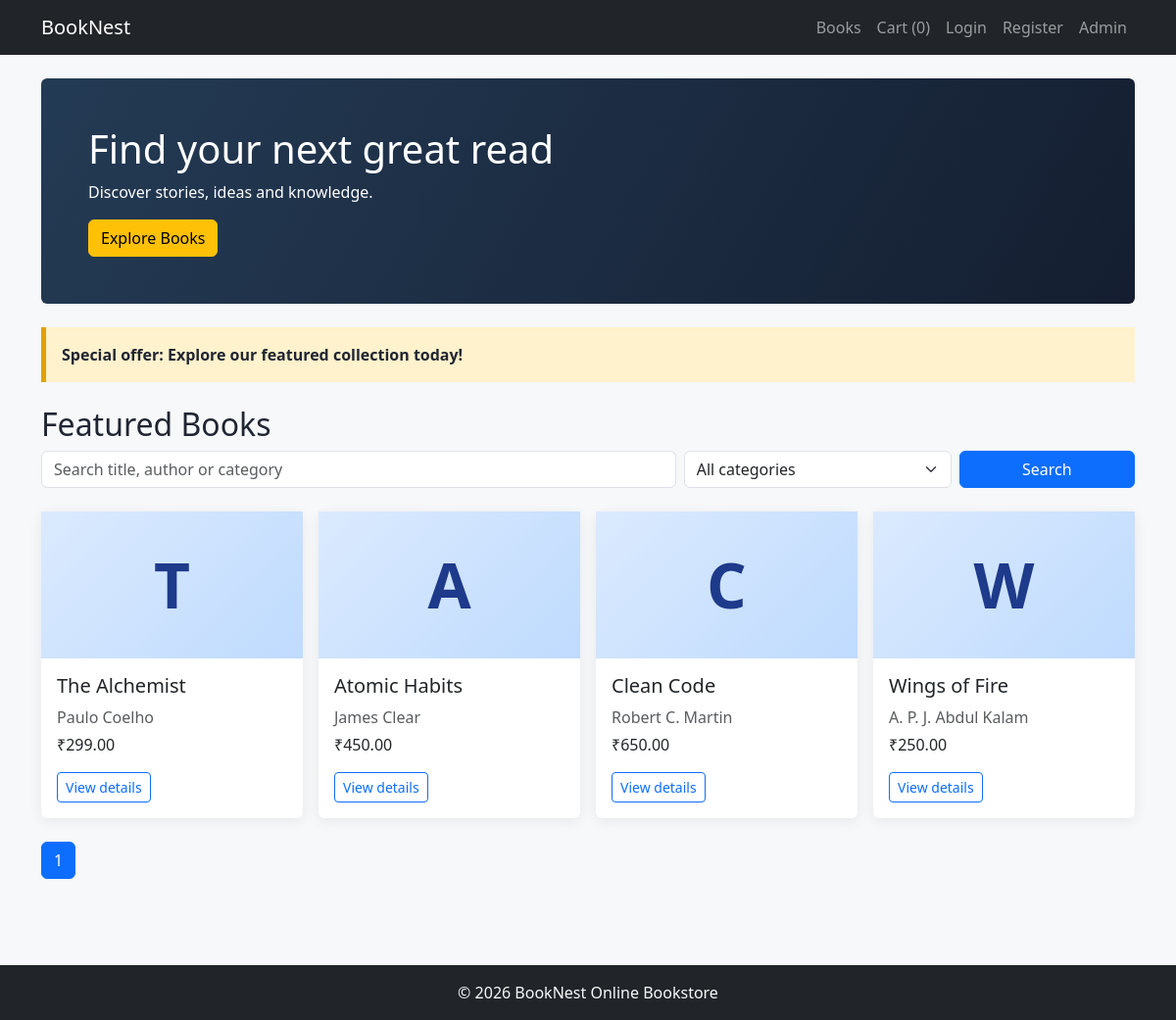
The page / on the database its author committed.
### tables this page shows
CREATE TABLE books (
 id INT AUTO_INCREMENT PRIMARY KEY,
 title VARCHAR(200) NOT NULL,
 author VARCHAR(150) NOT NULL,
 category VARCHAR(100) NOT NULL DEFAULT 'General',
 description TEXT,
 price DECIMAL(10,2) NOT NULL,
 stock INT NOT NULL DEFAULT 0,
 image VARCHAR(255) DEFAULT '',
 created_at TIMESTAMP DEFAULT CURRENT_TIMESTAMP
);

### includes/functions.php (called while the page is built, shortened)
<?php
function e($value): string { return htmlspecialchars((string)$value, ENT_QUOTES, 'UTF-8'); }

### index.php (the view, shortened to what this page needs)
<?php
session_start(); require_once "config.php"; require_once "includes/functions.php";
$q = trim($_GET['q'] ?? ''); $category = trim($_GET['category'] ?? '');
$page = max(1, (int)($_GET['page'] ?? 1)); $limit = 8; $offset = ($page-1)*$limit;
$where = ["stock > 0"]; $params = [];
$sqlWhere = implode(" AND ", $where);
$count = $pdo->prepare("SELECT COUNT(*) FROM books WHERE $sqlWhere"); $count->execute($params); $totalPages=max(1,(int)ceil($count->fetchColumn()/$limit));
$stmt=$pdo->prepare("SELECT * FROM books WHERE $sqlWhere ORDER BY created_at DESC LIMIT :lim OFFSET :off");
foreach($params as $k=>$v) $stmt->bindValue(":$k",$v); $stmt->bindValue(':lim',$limit,PDO::PARAM_INT); $stmt->bindValue(':off',$offset,PDO::PARAM_INT); $stmt->execute(); $books=$stmt->fetchAll();
$categories=$pdo->query("SELECT DISTINCT category FROM books ORDER BY category")->fetchAll(PDO::FETCH_COLUMN);
require "includes/header.php";
?>
<section class="hero p-5 rounded mb-4"><h1>Find your next great read</h1><p>Discover stories, ideas and knowledge.</p><a class="btn btn-warning" href="#catalogue">Explore Books</a></section>
<div class="promo mb-4">Special offer: Explore our featured collection today!</div>
<h2 id="catalogue">Featured Books</h2>
<form class="row g-2 mb-4" method="get">
 <div class="col-md-7"><input class="form-control" name="q" placeholder="Search title, author or category" value="<?= e($q) ?>"></div>
 <div class="col-md-3"><select class="form-select" name="category"><option value="">All categories</option>
 <?php foreach($categories as $c): ?><option <?= $category===$c?'selected':'' ?> value="<?= e($c) ?>"><?= e($c) ?></option><?php endforeach; ?></select></div>
 <div class="col-md-2"><button class="btn btn-primary w-100">Search</button></div>
</form>
<div class="row g-3">
<?php foreach($books as $b): ?><div class="col-sm-6 col-lg-3"><div class="card book-card h-100">
 <div class="book-cover"><?= e(substr($b['title'],0,1)) ?></div><div class="card-body">
 <h5><?= e($b['title']) ?></h5><p class="text-muted mb-1"><?= e($b['author']) ?></p><p>₹<?= e($b['price']) ?></p>
 <a class="btn btn-outline-primary btn-sm" href="book.php?id=<?= (int)$b['id'] ?>">View details</a>
 </div></div></div><?php endforeach; ?>
</div>
<nav class="mt-4"><ul class="pagination"><?php for($i=1;$i<=$totalPages;$i++): ?><li class="page-item <?= $i===$page?'active':'' ?>"><a class="page-link" href="?<?= http_build_query(['q'=>$q,'category'=>$category,'page'=>$i]) ?>"><?= $i ?></a></li><?php endfor; ?></ul></nav>
<?php require "includes/footer.php"; ?>

### includes/header.php (shortened to what this page needs)
<!doctype html>
<html lang="en">
<head>
  <link href="https://cdn.jsdelivr.net/npm/bootstrap@5.3.3/dist/css/bootstrap.min.css" rel="stylesheet">
  <link href="assets/style.css" rel="stylesheet">
</head>
<body>
<nav class="navbar navbar-expand-lg navbar-dark bg-dark">
 <div class="container"><a class="navbar-brand" href="index.php">BookNest</a>
  <div class="collapse navbar-collapse" id="nav"><div class="navbar-nav ms-auto">
   <a class="nav-link" href="index.php">Books</a>
   <a class="nav-link" href="cart.php">Cart (<?= array_sum($_SESSION['cart'] ?? []) ?>)</a>
   <?php if (!empty($_SESSION['user_id'])): ?>
    <a class="nav-link" href="orders.php">My Orders</a><a class="nav-link" href="wishlist.php">Wishlist</a>
    <a class="nav-link" href="logout.php">Logout</a>
   <?php else: ?><a class="nav-link" href="login.php">Login</a><a class="nav-link" href="register.php">Register</a><?php endif; ?>
   <a class="nav-link" href="admin/index.php">Admin</a>
  </div></div>
 </div>
</nav>
<main class="container py-4">

### includes/footer.php (shortened to what this page needs)
</main>
<footer class="bg-dark text-light text-center py-3 mt-5">© <?= date("Y") ?> BookNest Online Bookstore</footer>
</body></html>

### assets/style.css (style rules this page uses)
body { background:#f7f8fa;color:#202532 }
.hero { background:linear-gradient(120deg,#243b55,#141e30);color:#fff }
.promo { background:#fff2cc;border-left:5px solid #e5a000;padding:16px;font-weight:600 }
.book-card { border:0;box-shadow:0 3px 14px #00000012 }
.book-cover { height:150px;background:linear-gradient(135deg,#dbeafe,#bfdbfe);display:flex;align-items:center;justify-content:center;font-size:4rem;font-weight:700;color:#1e3a8a }

### rows shown on the page
books: title "T", title "The Alchemist", author "Paulo Coelho", price "299.00"
books: title "A", title "Atomic Habits", author "James Clear", price "450.00"
books: title "C", title "Clean Code", author "Robert C. Martin", price "650.00"
books: title "W", title "Wings of Fire", author "A. P. J. Abdul Kalam", price "250.00"

### other values the page prints
array_sum($_SESSION['cart'] ?? []) "0"
